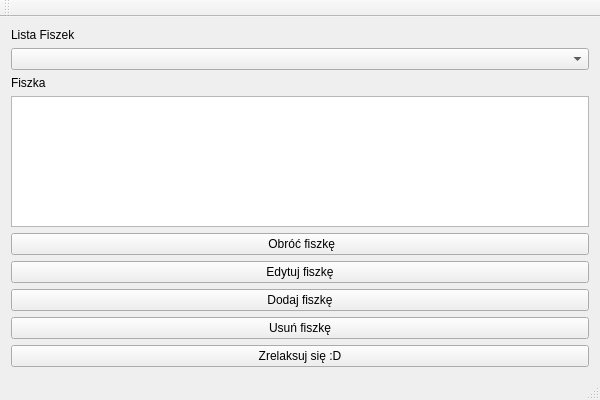
<?xml version="1.0" encoding="UTF-8"?>
<ui version="4.0">
 <class>UiMainWindowClass</class>
 <widget class="QMainWindow" name="UiMainWindowClass">
  <property name="geometry">
   <rect>
    <x>0</x>
    <y>0</y>
    <width>600</width>
    <height>400</height>
   </rect>
  </property>
  <property name="windowTitle">
   <string>Langner_Laskowski_Projekt</string>
  </property>
  <widget class="QWidget" name="centralWidget">
   <layout class="QVBoxLayout" name="verticalLayout">
    <item>
     <widget class="QLabel" name="fishcard_List_Label">
      <property name="text">
       <string>Lista Fiszek</string>
      </property>
     </widget>
    </item>
    <item>
     <widget class="QComboBox" name="Fishka_list_Box"/>
    </item>
    <item>
     <widget class="QLabel" name="fishka_Label">
      <property name="text">
       <string>Fiszka</string>
      </property>
     </widget>
    </item>
    <item>
     <widget class="QTextEdit" name="fishcard_Box"/>
    </item>
    <item>
     <widget class="QPushButton" name="flip_Fishka_Button">
      <property name="text">
       <string> Obróć fiszkę</string>
      </property>
     </widget>
    </item>
    <item>
     <widget class="QPushButton" name="edit_fishka_Button">
      <property name="text">
       <string>Edytuj fiszkę</string>
      </property>
     </widget>
    </item>
    <item>
     <widget class="QPushButton" name="add_Fishka_Button">
      <property name="text">
       <string>Dodaj fiszkę</string>
      </property>
     </widget>
    </item>
    <item>
     <widget class="QPushButton" name="subb_Fishka_Button">
      <property name="text">
       <string>Usuń fiszkę</string>
      </property>
     </widget>
    </item>
    <item>
     <widget class="QPushButton" name="pedroButton">
      <property name="text">
       <string>Zrelaksuj się :D</string>
      </property>
     </widget>
    </item>
   </layout>
  </widget>
  <widget class="QMenuBar" name="menuBar">
   <property name="geometry">
    <rect>
     <x>0</x>
     <y>0</y>
     <width>600</width>
     <height>21</height>
    </rect>
   </property>
  </widget>
  <widget class="QToolBar" name="mainToolBar">
   <attribute name="toolBarArea">
    <enum>TopToolBarArea</enum>
   </attribute>
   <attribute name="toolBarBreak">
    <bool>false</bool>
   </attribute>
  </widget>
  <widget class="QStatusBar" name="statusBar"/>
 </widget>
 <layoutdefault spacing="6" margin="11"/>
 <resources>
  <include location="Resources.qrc"/>
 </resources>
 <connections>
  <connection>
   <sender>add_Fishka_Button</sender>
   <signal>clicked()</signal>
   <receiver>UiMainWindowClass</receiver>
   <slot>addButton_clicked()</slot>
   <hints>
    <hint type="sourcelabel">
     <x>216</x>
     <y>308</y>
    </hint>
    <hint type="destinationlabel">
     <x>299</x>
     <y>199</y>
    </hint>
   </hints>
  </connection>
  <connection>
   <sender>subb_Fishka_Button</sender>
   <signal>clicked()</signal>
   <receiver>UiMainWindowClass</receiver>
   <slot>subbButton_clicked()</slot>
   <hints>
    <hint type="sourcelabel">
     <x>387</x>
     <y>338</y>
    </hint>
    <hint type="destinationlabel">
     <x>457</x>
     <y>199</y>
    </hint>
   </hints>
  </connection>
  <connection>
   <sender>flip_Fishka_Button</sender>
   <signal>clicked()</signal>
   <receiver>UiMainWindowClass</receiver>
   <slot>flipButton_clicked()</slot>
   <hints>
    <hint type="sourcelabel">
     <x>499</x>
     <y>248</y>
    </hint>
    <hint type="destinationlabel">
     <x>516</x>
     <y>247</y>
    </hint>
   </hints>
  </connection>
  <connection>
   <sender>Fishka_list_Box</sender>
   <signal>currentIndexChanged(int)</signal>
   <receiver>UiMainWindowClass</receiver>
   <slot>displaySelectedFishka(int)</slot>
   <hints>
    <hint type="sourcelabel">
     <x>109</x>
     <y>92</y>
    </hint>
    <hint type="destinationlabel">
     <x>97</x>
     <y>253</y>
    </hint>
   </hints>
  </connection>
  <connection>
   <sender>edit_fishka_Button</sender>
   <signal>clicked()</signal>
   <receiver>UiMainWindowClass</receiver>
   <slot>fishkaEdit_clicked()</slot>
   <hints>
    <hint type="sourcelabel">
     <x>484</x>
     <y>278</y>
    </hint>
    <hint type="destinationlabel">
     <x>439</x>
     <y>328</y>
    </hint>
   </hints>
  </connection>
  <connection>
   <sender>pedroButton</sender>
   <signal>clicked()</signal>
   <receiver>UiMainWindowClass</receiver>
   <slot>pedroButton_clicked()</slot>
   <hints>
    <hint type="sourcelabel">
     <x>281</x>
     <y>361</y>
    </hint>
    <hint type="destinationlabel">
     <x>277</x>
     <y>371</y>
    </hint>
   </hints>
  </connection>
 </connections>
 <slots>
  <slot>addButton_clicked()</slot>
  <slot>subbButton_clicked()</slot>
  <slot>flipButton_clicked()</slot>
  <slot>displaySelectedFishka(int)</slot>
  <slot>fishkaEdit_clicked()</slot>
  <slot>pedroButton_clicked()</slot>
 </slots>
</ui>
